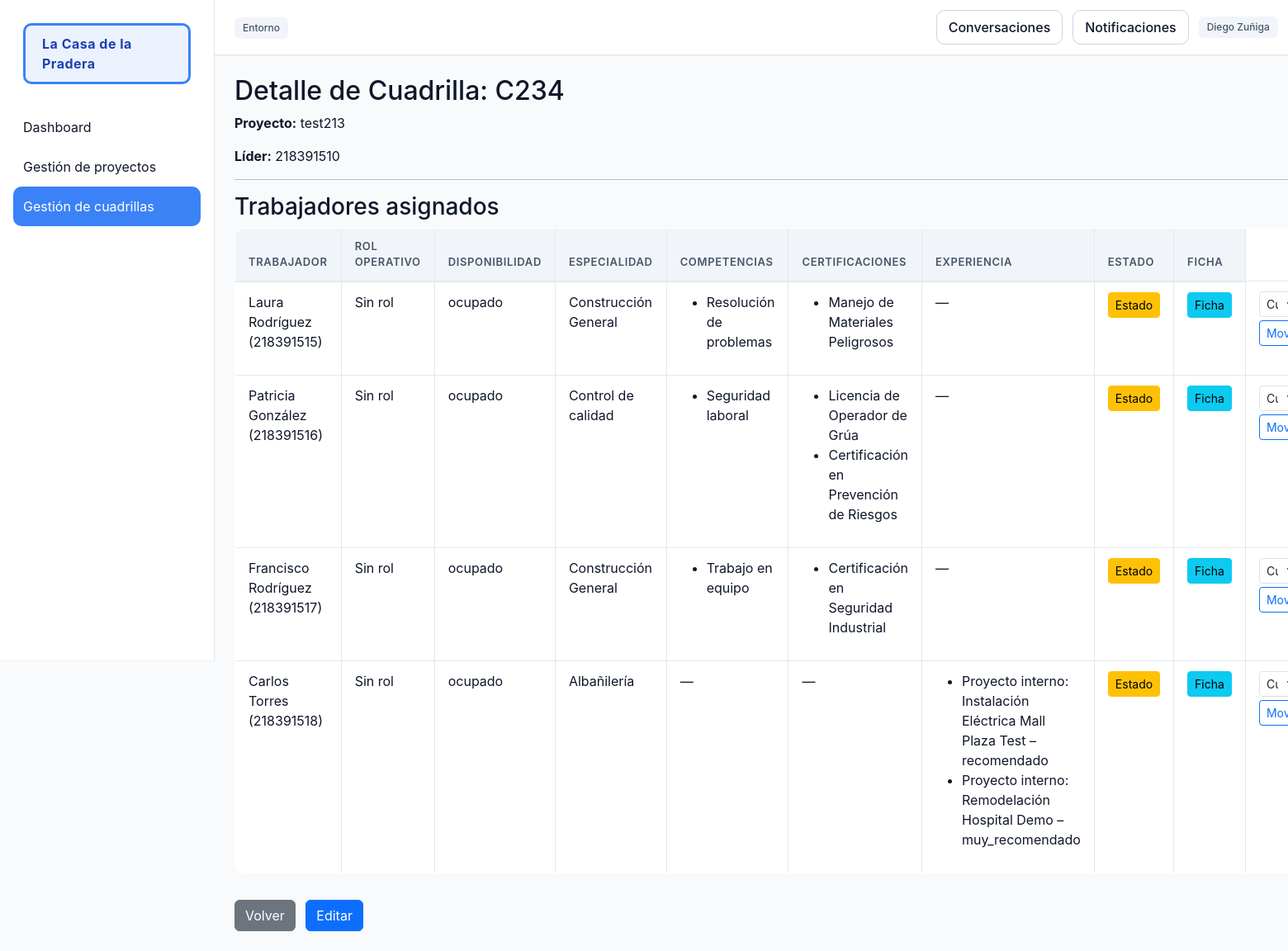
/personal/cuadrilla/48/ (signed in), run on the app's committed database.
### personal/models.py (models this page shows, shortened)
class Cuadrilla(models.Model):
    nombre = models.CharField(max_length=100)
    proyecto = models.ForeignKey(Proyecto, on_delete=models.CASCADE, related_name='cuadrillas', null=True, blank=True)
    lider = models.ForeignKey(User, on_delete=models.SET_NULL, null=True, blank=True, related_name='cuadrillas_lideradas')

class Trabajador(models.Model):
    TIPO_CHOICES = [
        ('trabajador', 'Trabajador'),
        ('lider', 'Líder'),
        ('jefe', 'Jefe'),
    ]
    ESTADO_CHOICES = [
        ('disponible', 'Disponible'),
        ('asignado', 'Asignado'),
        ('vacaciones', 'Vacaciones'),
        ('licencia', 'Licencia'),
        ('inactivo', 'Inactivo'),
    ]
    rut = models.CharField(max_length=20, unique=True, validators=[rut_valido])
    nombre = models.CharField(max_length=100)
    apellido = models.CharField(max_length=100)
    email = models.EmailField()
    telefono = models.CharField(max_length=30, blank=True, null=True)
    direccion = models.CharField(max_length=255, blank=True, null=True)
    fecha_nacimiento = models.DateField(null=True, blank=True)
    tipo_trabajador = models.CharField(max_length=20, choices=TIPO_CHOICES, default='trabajador')
    especialidad = models.CharField(max_length=100, blank=True, null=True)
    estado = models.CharField(max_length=20, choices=ESTADO_CHOICES, default='disponible')
    fecha_ingreso = models.DateField(null=True, blank=True)
    anos_experiencia = models.PositiveIntegerField(default=0)
    user = models.OneToOneField(User, on_delete=models.SET_NULL, null=True, blank=True, related_name='trabajador_profile')
    activo = models.BooleanField(default=True)
    password_inicial = models.BooleanField(default=False)
    manual_override = models.BooleanField(default=False)
    created_at = models.DateTimeField(auto_now_add=True)
    updated_at = models.DateTimeField(auto_now=True)
    class Meta:
        verbose_name = 'Trabajador'
        verbose_name_plural = 'Trabajadores'

class CompetenciaTrabajador(models.Model):
    NIVEL_CHOICES = [
        ('basico', 'Básico'),
        ('intermedio', 'Intermedio'),
        ('avanzado', 'Avanzado'),
        ('experto', 'Experto'),
    ]
    trabajador = models.ForeignKey(Trabajador, on_delete=models.CASCADE, related_name='competencias')
    nombre = models.CharField(max_length=100)
    nivel = models.CharField(max_length=20, choices=NIVEL_CHOICES, default='basico')
    fecha_adquisicion = models.DateField(null=True, blank=True)
    class Meta:
        unique_together = ('trabajador', 'nombre')

class CertificacionTrabajador(models.Model):
    trabajador = models.ForeignKey(Trabajador, on_delete=models.CASCADE, related_name='certificaciones_trabajador')
    nombre = models.CharField(max_length=150)
    entidad = models.CharField(max_length=150, blank=True, null=True)
    archivo = models.FileField(upload_to='certificaciones/', blank=True, null=True)
    fecha_emision = models.DateField()
    fecha_expiracion = models.DateField(null=True, blank=True)

class ExperienciaTrabajador(models.Model):
    trabajador = models.ForeignKey(Trabajador, on_delete=models.CASCADE, related_name='experiencias_trabajador')
    proyecto = models.CharField(max_length=150, blank=True, null=True)
    empresa_externa = models.CharField(max_length=150, blank=True, null=True)
    rol = models.CharField(max_length=100, blank=True, null=True)
    fecha_inicio = models.DateField(null=True, blank=True)
    fecha_termino = models.DateField(null=True, blank=True)
    calificacion = models.CharField(max_length=20, choices=[('no_recomendado','No recomendado'),('recomendado','Recomendado'),('muy_recomendado','Muy recomendado')], blank=True, null=True)

### proyectos/models.py (models this page shows, shortened)
class Proyecto(models.Model):
    nombre = models.CharField(max_length=100)
    descripcion = models.TextField(blank=True)
    TIPO_CHOICES = [
        ('construccion', 'Construcción'),
        ('mantenimiento', 'Mantenimiento'),
        ('instalacion', 'Instalación'),
        ('otro', 'Otro'),
    ]
    tipo = models.CharField(max_length=30, choices=TIPO_CHOICES, default='otro')
    COMPLEJIDAD_CHOICES = [
        ('baja', 'Baja'),
        ('media', 'Media'),
        ('alta', 'Alta'),
    ]
    complejidad = models.CharField(max_length=10, choices=COMPLEJIDAD_CHOICES, default='media')
    fecha_inicio = models.DateField()
    fecha_termino = models.DateField(null=True, blank=True)
    jefe = models.ForeignKey(User, on_delete=models.CASCADE, related_name='proyectos')
    created_by = models.ForeignKey(User, on_delete=models.SET_NULL, null=True, blank=True, related_name='proyectos_creados')
    created_at = models.DateTimeField(auto_now_add=True)
    activo = models.BooleanField(default=True)

### personal/views.py (the view)
def detalle_cuadrilla(request, cuadrilla_id):
    cuadrilla = get_object_or_404(Cuadrilla, id=cuadrilla_id)
    if not puede_ver_cuadrilla(request.user, cuadrilla):
        return redirect('proyectos:panel')
    asignaciones = (Asignacion.objects
                   .filter(cuadrilla=cuadrilla)
                   .select_related('trabajador', 'rol')
                   .order_by('trabajador__username'))
    users = [a.trabajador for a in asignaciones]
    trabajadores = (Trabajador.objects
                   .filter(user__in=users)
                   .select_related('user'))
    perfiles = (TrabajadorPerfil.objects
               .filter(user__in=users)
               .select_related('user'))
    perfil_map = {p.user_id: p for p in perfiles}
    trabajador_map = {t.user_id: t for t in trabajadores}
    trabajadores_detalle = []
    for asignacion in asignaciones:
        user = asignacion.trabajador
        trabajador = trabajador_map.get(user.id)
        perfil = perfil_map.get(user.id)
        disponibilidad = obtener_disponibilidad_trabajador(trabajador, perfil)
        especialidad = trabajador.especialidad if trabajador and trabajador.especialidad else '—'
        trabajadores_detalle.append({
            'user': user,
            'rol': asignacion.rol,
            'disponibilidad': disponibilidad,
            'especialidad': especialidad,
            'asignacion': asignacion,
        })
    competencias = (CompetenciaTrabajador.objects
                   .filter(trabajador__in=trabajadores)
                   .select_related('trabajador', 'trabajador__user'))
    certificaciones = (CertificacionTrabajador.objects
                      .filter(trabajador__in=trabajadores)
                      .select_related('trabajador', 'trabajador__user'))
    experiencias = (ExperienciaTrabajador.objects
                   .filter(trabajador__in=trabajadores)
                   .select_related('trabajador', 'trabajador__user'))
    comp_map = {}
    for c in competencias:
        user_id = c.trabajador.user_id
        comp_map.setdefault(user_id, []).append(c)
    cert_map = {}
    for c in certificaciones:
        user_id = c.trabajador.user_id
        cert_map.setdefault(user_id, []).append(c)
    exp_map = {}
    for e in experiencias:
        user_id = e.trabajador.user_id
        exp_map.setdefault(user_id, []).append(e)
    can_manage = puede_gestionar_cuadrilla(request.user, cuadrilla)
    return render(request, "detalle_cuadrilla.html", {
        "cuadrilla": cuadrilla,
        "trabajadores_detalle": trabajadores_detalle,
        "comp_map": comp_map,
        "cert_map": cert_map,
        "exp_map": exp_map,
        "can_manage": can_manage,
        "cuadrillas": Cuadrilla.objects.all(),
    })

### personal/templates/detalle_cuadrilla.html (shortened to what this page needs)
{% extends 'base.html' %}
{% load custom_tags %}
{% block content %}
<h2>Detalle de Cuadrilla: {{ cuadrilla.nombre }}</h2>
<p><strong>Proyecto:</strong>
    {% if cuadrilla.proyecto %}
        {{ cuadrilla.proyecto.nombre }}
    {% else %}
        <em>Sin proyecto asignado</em>
    {% endif %}
</p>
<p><strong>Líder:</strong>
    {% if cuadrilla.lider %}
        {{ cuadrilla.lider.username }}
    {% else %}
        <em>Sin líder asignado</em>
    {% endif %}
</p>
<hr>
<h3>Trabajadores asignados</h3>
{% if trabajadores_detalle %}
<table class="table table-bordered">
    <thead>
        <tr>
            <th>Trabajador</th>
            <th>Rol Operativo</th>
            <th>Disponibilidad</th>
            <th>Especialidad</th>
            <th>Competencias</th>
            <th>Certificaciones</th>
            <th>Experiencia</th>
            <th>Estado</th>
            <th>Ficha</th>
        </tr>
    </thead>
    <tbody>
    {% for t in trabajadores_detalle %}
        <tr>
            <td>{{ t.user.first_name }} {{ t.user.last_name }} ({{ t.user.username }})</td>
            <td>
                {% if t.rol %}
                    {{ t.rol.nombre }}
                {% else %}
                    Sin rol
                {% endif %}
            </td>
            <td>{{ t.disponibilidad }}</td>
            <td>{{ t.especialidad }}</td>
            <td>
                {% if comp_map|get_item:t.user.id %}
                    <ul>
                        {% for c in comp_map|get_item:t.user.id %}
                            <li>{{ c.nombre }} {% if c.certificada %}(Certificada){% endif %}</li>
                        {% endfor %}
                    </ul>
                {% else %}
                    —
                {% endif %}
            </td>
            <td>
                {% if cert_map|get_item:t.user.id %}
                    <ul>
                        {% for cert in cert_map|get_item:t.user.id %}
                            <li>{{ cert.nombre }}
                            </li>
                        {% endfor %}
                    </ul>
                {% else %}
                    —
                {% endif %}
            </td>
            <td>
                {% if exp_map|get_item:t.user.id %}
                    <ul>
                        {% for exp in exp_map|get_item:t.user.id %}
                            <li>
                                {% if exp.proyecto %}
                                    Proyecto interno: {{ exp.proyecto }}
                                {% else %}
                                    Externo: {{ exp.proyecto_externo }}{% if exp.empresa_externa %} ({{ exp.empresa_externa }}){% endif %}
                                {% endif %}
                                – {{ exp.calificacion }}
                            </li>
                        {% endfor %}
                    </ul>
                {% else %}
                    —
                {% endif %}
            </td>
            <td>
                {% if t.user.trabajador_profile %}
                    <a href="{% url 'personal:editar_estado_trabajador' t.user.trabajador_profile.id %}"
                       class="btn btn-sm btn-warning">Estado</a>
                {% else %}
                    <em>Sin perfil</em>
                {% endif %}
            </td>
            <td>
                {% if t.user.trabajador_profile %}
                    <a href="{% url 'personal:detalle_trabajador' t.user.trabajador_profile.id %}"
                       class="btn btn-sm btn-info">Ficha</a>
                {% else %}
                    <em>Sin ficha</em>
                {% endif %}
            </td>
            {% if can_manage %}
            <td>
                <form method="post" action="{% url 'personal:mover_trabajador' %}">
                    <select name="nueva_cuadrilla_id" class="form-select form-select-sm">
                        {% for c in cuadrillas %}
                            {% if c.id != cuadrilla.id %}
                                <option value="{{ c.id }}">{{ c.nombre }}{% if c.proyecto %} ({{ c.proyecto.nombre }}){% endif %}</option>
                            {% endif %}
                        {% endfor %}
                    </select>
                    <button type="submit" class="btn btn-sm btn-outline-primary mt-1">Mover</button>
                </form>
            </td>
            {% endif %}
        </tr>
    {% endfor %}
    </tbody>
</table>
{% else %}
<p>No hay trabajadores asignados.</p>
{% endif %}
<a href="{% url 'proyectos:panel' %}" class="btn btn-secondary mt-3">Volver</a>
<a href="{% url 'personal:editar_cuadrilla' cuadrilla.id %}" class="btn btn-primary mt-3 ms-2">Editar</a>
{% endblock %}

### core/templates/base.html (shortened to what this page needs)
{% load custom_tags %}
{% load static %}
<!DOCTYPE html>
<html lang="es">
<head>
    <link href="https://cdn.jsdelivr.net/npm/bootstrap@5.3.2/dist/css/bootstrap.min.css" rel="stylesheet">
    <link rel="stylesheet" href="{% static 'css/base.css' %}">
    <link rel="stylesheet" href="{% static 'css/sidebar.css' %}">
    <link rel="stylesheet" href="{% static 'css/components.css' %}">
    <link rel="stylesheet" href="{% static 'css/tables.css' %}">
    <link rel="stylesheet" href="{% static 'css/forms.css' %}">
</head>
<body {% if request.user.is_authenticated and request.path != '/usuarios/login/' and request.path != '/accounts/login/' %}class="app-shell"{% endif %}>
{% if request.user.is_authenticated and request.path != '/usuarios/login/' and request.path != '/accounts/login/' %}
<aside class="app-sidebar">
    <div class="sidebar-title">
        <span class="sidebar-title-text">La Casa de la Pradera</span>
    </div>
    <nav>
        <ul class="sidebar-nav">
            {% if request.user|has_group:'JefeProyecto' or request.user|has_group:'LiderCuadrilla' %}
            <li>
                <a href="{% url 'dashboard' %}"
                   {% if request.path == '/' or request.path|slice:":10" == '/dashboard' %}aria-current="page"{% endif %}>Dashboard</a>
            </li>
            <li>
                <a href="{% url 'proyectos:panel' %}"
                   {% if '/proyectos' in request.path %}aria-current="page"{% endif %}>Gestión de proyectos</a>
            </li>
            <li>
                <a href="{% url 'personal:crear_cuadrilla' %}"
                   {% if '/personal' in request.path %}aria-current="page"{% endif %}>Gestión de cuadrillas</a>
            </li>
            {% elif request.user|has_group:'Trabajador' %}
            <li>
                <a href="{% url 'personal:mi_cuadrilla' %}"
                   {% if '/personal/mi-cuadrilla' in request.path %}aria-current="page"{% endif %}>Mi Cuadrilla</a>
            </li>
            {% endif %}
        </ul>
    </nav>
</aside>
<header class="app-header">
    <div class="header-left">
        <span class="badge badge--muted">Entorno</span>
    </div>
    <div class="header-actions">
        <a class="btn btn--ghost" href="{% url 'comunicacion:conversations_list' %}">Conversaciones</a>
        <a class="btn btn--ghost" href="{% url 'personal:mis_notificaciones' %}">
            Notificaciones
        </a>
        <span class="badge badge--muted">{{ request.user.first_name }} {{ request.user.last_name }}</span>
    </div>
</header>
{% endif %}
<main class="app-content">
    {% block content %}{% endblock %}
</main>
</body>
</html>

### data on the page
Cuadrilla: nombre "C234", proyecto.nombre "test213", lider.username "218391510"
CompetenciaTrabajador: nombre "Resolución de problemas"
CertificacionTrabajador: nombre "Manejo de Materiales Peligrosos"
CompetenciaTrabajador: nombre "Seguridad laboral"
CertificacionTrabajador: nombre "Licencia de Operador de Grúa"
CertificacionTrabajador: nombre "Certificación en Prevención de Riesgos"
CompetenciaTrabajador: nombre "Trabajo en equipo"
CertificacionTrabajador: nombre "Certificación en Seguridad Industrial"
ExperienciaTrabajador: proyecto "Instalación Eléctrica Mall Plaza Test", calificacion "recomendado"
ExperienciaTrabajador: proyecto "Remodelación Hospital Demo", calificacion "muy_recomendado"

### other printed values
{{ request.user.first_name }} "Diego"
{{ request.user.last_name }} "Zuñiga"
{{ t.user.first_name }} "Laura"
{{ t.user.last_name }} "Rodríguez"
{{ t.user.username }} "218391515"
{{ t.disponibilidad }} "ocupado"
{{ t.especialidad }} "Construcción General"
{{ t.user.first_name }} "Patricia"
{{ t.user.last_name }} "González"
{{ t.user.username }} "218391516"
{{ t.especialidad }} "Control de calidad"
{{ t.user.first_name }} "Francisco"
{{ t.user.username }} "218391517"
{{ t.user.first_name }} "Carlos"
{{ t.user.last_name }} "Torres"
